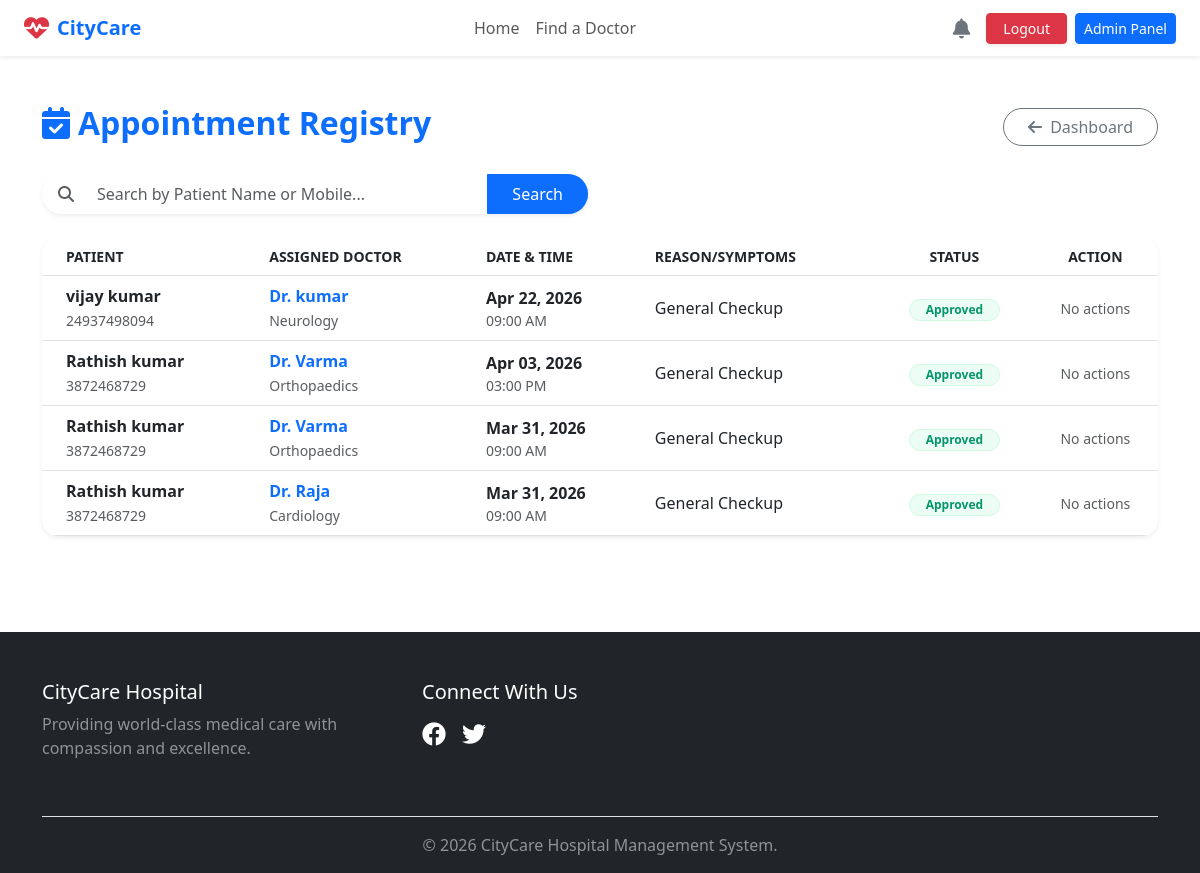
The app's page /admin-panel/appointments/ (signed in) with its own data.
### appointments/models.py (models this page shows, shortened)
class Appointment(models.Model):
    objects = None
    STATUS_CHOICES = [
        ('Pending', 'Pending'),
        ('Approved', 'Approved'),
        ('Completed', 'Completed'),
        ('Cancelled', 'Cancelled'),
    ]
    patient = models.ForeignKey(Patient, on_delete=models.CASCADE, related_name='appointments')
    doctor = models.ForeignKey(Doctor, on_delete=models.CASCADE, related_name='appointments')
    appointment_date = models.DateField()
    appointment_time = models.TimeField()
    status = models.CharField(max_length=20, choices=STATUS_CHOICES, default='Pending')
    symptoms = models.TextField(blank=True, help_text="Brief description of the problem")
    created_at = models.DateTimeField(auto_now_add=True)

### patients/models.py (models this page shows, shortened)
class Patient(models.Model):
    user = models.OneToOneField(settings.AUTH_USER_MODEL, on_delete=models.CASCADE, related_name='patient_profile')
    date_of_birth = models.DateField(null=True, blank=True)
    blood_group = models.CharField(max_length=10, blank=True)
    medical_history = models.TextField(blank=True, help_text="Past illnesses, allergies, etc.")
    contact_number = models.CharField(max_length=15, blank=True)
    address = models.TextField(blank=True)
    profile_picture = models.ImageField(upload_to='profile_pics/patients/', null=True, blank=True)

### accounts/models.py (models this page shows, shortened)
class CustomUser(AbstractUser):
    is_admin = models.BooleanField(default=False)
    is_doctor = models.BooleanField(default=False)
    is_patient = models.BooleanField(default=False)

### doctors/models.py (models this page shows, shortened)
class Doctor(models.Model):
    objects = None
    user = models.OneToOneField(settings.AUTH_USER_MODEL, on_delete=models.CASCADE)
    department = models.ForeignKey(Department, on_delete=models.SET_NULL, null=True, related_name='doctors')
    specialization = models.CharField(max_length=150)
    profile_picture = models.ImageField(upload_to='profile_pics/doctors/', null=True, blank=True)
    available_days = models.CharField(max_length=100, help_text="e.g., Mon, Wed, Fri")

### core/models.py (models this page shows, shortened)
class Department(models.Model):
    name = models.CharField(max_length=100, unique=True)
    description = models.TextField(blank=True)
    icon = models.ImageField(upload_to='department_icons/', null=True, blank=True)

### dashboard/views.py (the view)
# urls.py: path('admin-panel/appointments/', dashboard_views.admin_appointment_list, name='admin_appointment_list'),
@login_required
def admin_appointment_list(request):
    if not (request.user.is_superuser or request.user.is_staff):
        return redirect('home')
    query = request.GET.get('search', '').strip()
    today = timezone.now().date()
    appointments = Appointment.objects.filter(appointment_date__gte=today)
    if query:
        appointments = appointments.filter(
            Q(patient__user__first_name__icontains=query) |
            Q(patient__user__last_name__icontains=query) |
            Q(patient__contact_number__icontains=query)
        )
    appointments = appointments.order_by('-appointment_date', '-appointment_time')
    context = {
        'appointments': appointments,
        'search_query': query,  # This keeps the text in the search box
    }
    return render(request, 'dashboard/admin_appointment_list.html', context)

### dashboard/context_processors.py (called while the page is built)
def user_notifications(request):
    if request.user.is_authenticated:
        unread_notifications = Notification.objects.filter(user=request.user, is_read=False).order_by('-created_at')
        return {
            'notifications': unread_notifications,
            'unread_count': unread_notifications.count()
        }
    return {'notifications': [], 'unread_count': 0}

### templates/dashboard/admin_appointment_list.html (shortened to what this page needs)
{% extends 'base.html' %}
{% block content %}
<div class="container py-5">
    <div class="d-flex justify-content-between align-items-center mb-4">
        <h2 class="fw-bold text-primary"><i class="fas fa-calendar-check me-2"></i>Appointment Registry</h2>
        <a href="{% url 'admin_panel' %}" class="btn btn-outline-secondary rounded-pill px-4">
            <i class="fas fa-arrow-left me-1"></i> Dashboard
        </a>
    </div>
    <div class="row mb-4">
        <div class="col-md-6">
            <form method="GET" action="{% url 'admin_appointment_list' %}" class="d-flex">
                <div class="input-group shadow-sm rounded-pill overflow-hidden">
                    <span class="input-group-text bg-white border-0 ps-3">
                        <i class="fas fa-search text-muted"></i>
                    </span>
                    <input type="text" name="search" class="form-control border-0 py-2"
                           placeholder="Search by Patient Name or Mobile..."
                           value="{{ search_query }}">
                    <button class="btn btn-primary px-4" type="submit">Search</button>
                </div>
            </form>
        </div>
    </div>
    <div class="card border-0 shadow-sm rounded-4 overflow-hidden">
        <div class="table-responsive" style="max-height: 500px; overflow-y: auto;">
            <table class="table table-hover align-middle mb-0">
                <thead class="bg-light text-muted small text-uppercase" style="position: sticky; top: 0; z-index: 10; background-color: #f8f9fa;">
                    <tr>
                        <th class="ps-4">Patient</th>
                        <th>Assigned Doctor</th>
                        <th>Date & Time</th>
                        <th>Reason/Symptoms</th>
                        <th class="text-center">Status</th>
                        <th class="text-center">Action</th>
                    </tr>
                </thead>
                <tbody>
                    {% for appt in appointments %}
                    <tr>
                        <td class="ps-4">
                            <div class="fw-bold text-dark">{{ appt.patient.user.get_full_name|default:appt.patient.user.username }}</div>
                            <small class="text-muted">{{ appt.patient.contact_number|default:"No Phone" }}</small>
                        </td>
                        <td>
                            <div class="text-primary fw-bold">Dr. {{ appt.doctor.user.last_name }}</div>
                            <small class="text-muted small">{{ appt.doctor.department.name }}</small>
                        </td>
                        <td>
                            <div class="fw-bold text-dark">{{ appt.appointment_date|date:"M d, Y" }}</div>
                            <div class="text-muted small">{{ appt.appointment_time|time:"h:i A" }}</div>
                        </td>
                        <td class="text-truncate" style="max-width: 200px;">
                            {{ appt.reason|default:"General Checkup" }}
                        </td>
                        <td class="text-center">
                            {% if appt.status == 'Approved' %}
                                <span class="badge bg-success-soft text-success rounded-pill px-3">Approved</span>
                            {% elif appt.status == 'Pending' %}
                                <span class="badge bg-warning-soft text-warning rounded-pill px-3">Pending</span>
                            {% else %}
                                <span class="badge bg-danger-soft text-danger rounded-pill px-3">{{ appt.status }}</span>
                            {% endif %}
                        </td>
                        <td class="text-center">
                            {% if appt.status == 'Pending' %}
                                <a href="{% url 'approve_appointment' appt.id %}" class="btn btn-sm btn-success rounded-pill px-3 shadow-sm">
                                    <i class="fas fa-check me-1"></i> Approve
                                </a>
                            {% else %}
                                <span class="text-muted small italic">No actions</span>
                            {% endif %}
                        </td>
                    </tr>
                    {% empty %}
                    <tr>
                        <td colspan="6" class="text-center py-5 text-muted">No appointments found in the system.</td>
                    </tr>
                    {% endfor %}
                </tbody>
            </table>
        </div>
    </div>
</div>
{% endblock %}

### static/css/style.css (style rules this page uses)
.bg-success-soft { background-color: #ecfdf5 !important; color: #059669 !important; border: 1px solid #d1fae5; }

### templates/dashboard/admin_appointment_list.html (style rules this page uses)
.bg-success-soft { background-color: #e8f5e9; }

### records on screen
Appointment: patient.user.get_full_name "vijay kumar", patient.contact_number "24937498094", doctor.user.last_name "kumar", doctor.department.name "Neurology", appointment_date "Apr 22, 2026", appointment_time "09:00 AM", reason "General Checkup", status "Approved"
Appointment: patient.user.get_full_name "Rathish kumar", patient.contact_number "3872468729", doctor.user.last_name "Varma", doctor.department.name "Orthopaedics", appointment_date "Apr 03, 2026", appointment_time "03:00 PM", reason "General Checkup", status "Approved"
Appointment: patient.user.get_full_name "Rathish kumar", patient.contact_number "3872468729", doctor.user.last_name "Varma", doctor.department.name "Orthopaedics", appointment_date "Mar 31, 2026", appointment_time "09:00 AM", reason "General Checkup", status "Approved"
Appointment: patient.user.get_full_name "Rathish kumar", patient.contact_number "3872468729", doctor.user.last_name "Raja", doctor.department.name "Cardiology", appointment_date "Mar 31, 2026", appointment_time "09:00 AM", reason "General Checkup", status "Approved"
